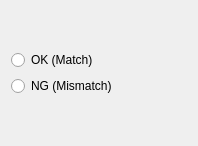
<?xml version="1.0" encoding="UTF-8"?>
<ui version="4.0">
 <class>Threshold_Match_Widget</class>
 <widget class="QWidget" name="Threshold_Match_Widget">
  <property name="geometry">
   <rect>
    <x>0</x>
    <y>0</y>
    <width>198</width>
    <height>146</height>
   </rect>
  </property>
  <property name="windowTitle">
   <string>Form</string>
  </property>
  <layout class="QVBoxLayout" name="verticalLayout">
   <item>
    <spacer name="verticalSpacer">
     <property name="orientation">
      <enum>Qt::Vertical</enum>
     </property>
     <property name="sizeHint" stdset="0">
      <size>
       <width>20</width>
       <height>29</height>
      </size>
     </property>
    </spacer>
   </item>
   <item>
    <widget class="QRadioButton" name="ok_radioButton">
     <property name="text">
      <string>OK (Match)</string>
     </property>
    </widget>
   </item>
   <item>
    <widget class="QRadioButton" name="ng_radioButton">
     <property name="text">
      <string>NG (Mismatch)</string>
     </property>
    </widget>
   </item>
   <item>
    <spacer name="verticalSpacer_2">
     <property name="orientation">
      <enum>Qt::Vertical</enum>
     </property>
     <property name="sizeHint" stdset="0">
      <size>
       <width>20</width>
       <height>29</height>
      </size>
     </property>
    </spacer>
   </item>
  </layout>
 </widget>
 <resources/>
 <connections/>
</ui>
